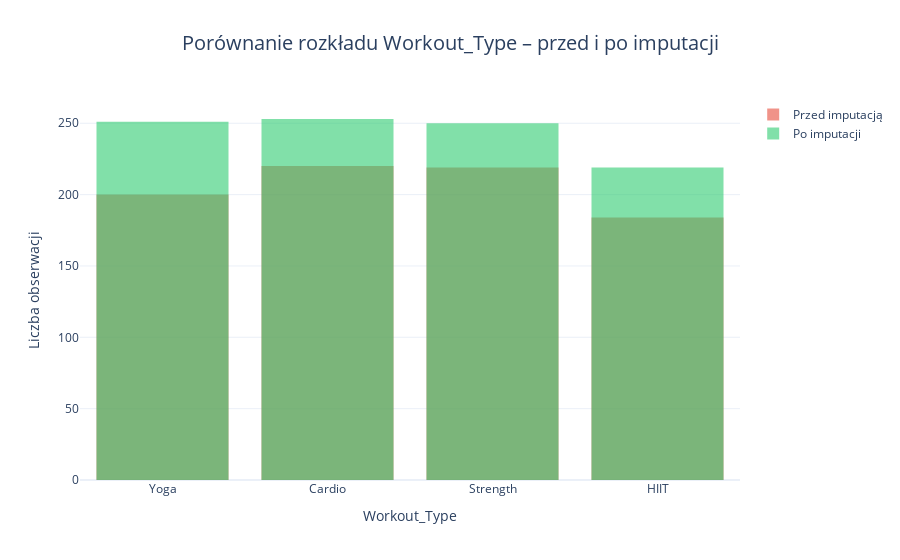

Here is the notebook cell this chart was saved with:
### Code cell
import plotly.graph_objects as go

fig = go.Figure()

# Histogram Workout_Type PRZED imputacją
fig.add_trace(go.Histogram(
    x=df['Workout_Type'],
    name='Przed imputacją',
    marker_color='#e74c3c',
    opacity=0.6
))

# Histogram Workout_Type PO imputacji
fig.add_trace(go.Histogram(
    x=df_imputed['Workout_Type'],
    name='Po imputacji',
    marker_color='#2ecc71',
    opacity=0.6
))

# Ustawienia: nałożenie słupków
fig.update_layout(
    barmode='overlay',
    title='Porównanie rozkładu Workout_Type – przed i po imputacji',
    title_x=0.5,
    title_font_size=20,
    xaxis_title='Workout_Type',
    yaxis_title='Liczba obserwacji',
    template='plotly_white'
)

fig.show()

### Figure 1 — Plotly figure (JSON) as saved in the notebook; plotly's stock layout.template omitted (floating-point values rounded to 4 significant figures; data arrays with more than 128 entries replaced by an {"elided": "..."} marker saying what was removed)
{"data": [{"marker": {"color": "#e74c3c"}, "name": "Przed imputacją", "opacity": 0.6, "type": "histogram", "x": {"elided": "973 str values"}}, {"marker": {"color": "#2ecc71"}, "name": "Po imputacji", "opacity": 0.6, "type": "histogram", "x": {"elided": "973 str values"}}], "layout": {"barmode": "overlay", "title": {"font": {"size": 20}, "text": "Porównanie rozkładu Workout_Type – przed i po imputacji", "x": 0.5}, "xaxis": {"title": {"text": "Workout_Type"}}, "yaxis": {"title": {"text": "Liczba obserwacji"}}}}
